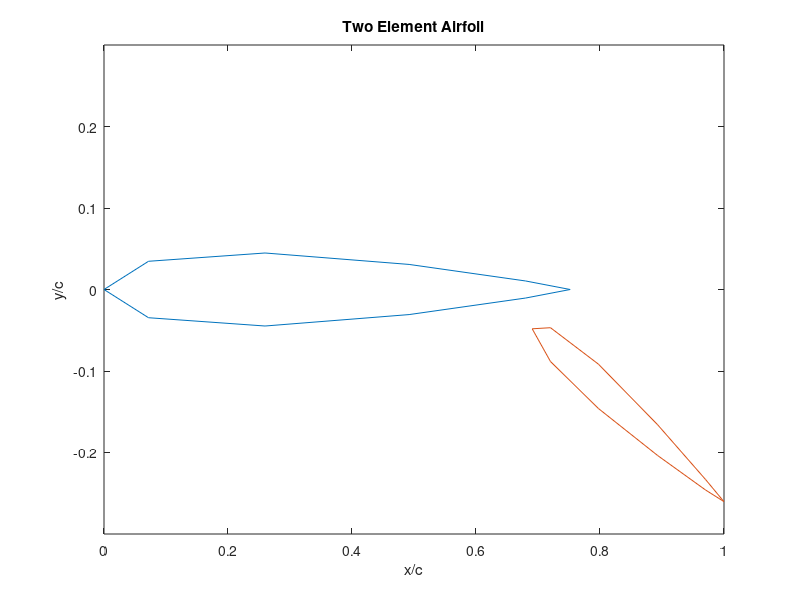
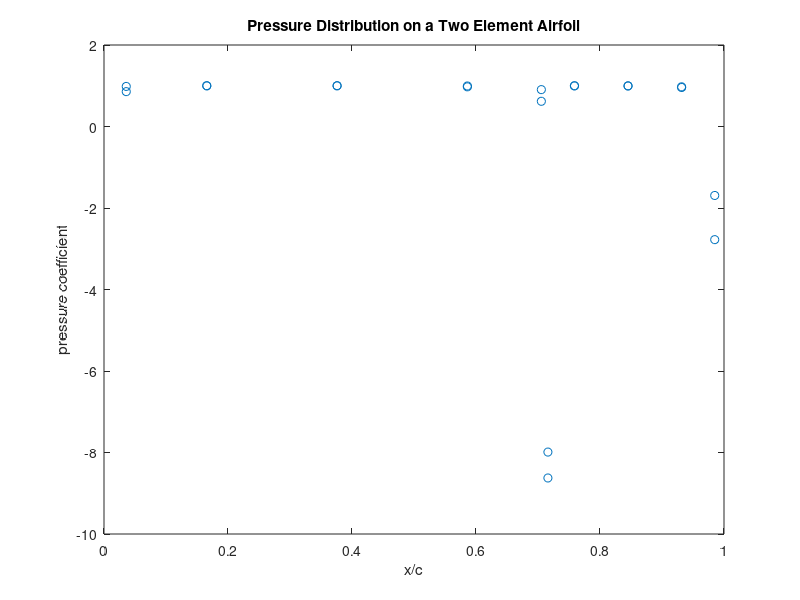

Recreate these plots in MATLAB, in order.
% This script uses a linear strength vortex panel method to find the lift 
% and pressure coefficients on a two element wing. The points are taken 
% from 2008 formula SAE rear wing. This file generates the points for the 
% formula sae wing using the banana airfoil coordinates for both the main 
% element and the flap. 
clc 
clear all 
close all 
% points file goes naturally from leading edge clockwise. We want 
% clockwise, lower trailing edge. 
alpha = 2; %alpha is defined as angle of attack from main element chord line. 
AL = alpha / 57.2958; % get into radians 
ref_length = 1.33; % distance from leading edge of main element to trailing 
 % edge of flap 
 
 % points file, unit length 
x_flap = [1.3297217118151354, 1.2904572302954775, 1.1876614831263712, 1.0605989518274743, 0.95780320465836799, 0.9185387231387101, 0.95780320465836799, 1.0605989518274743, 1.1876614831263712, 1.2904572302954775,1.3297217118151354]
y_flap = [-0.34607115247081488, -0.31009396750223184, -0.22074564599458646, -0.12181764386367, -0.062350878985984071, -0.064121696391919336, -0.11754846462230117, -0.1941909870370957, -0.27092319524055669, -0.32720193772202183,-0.34607115247081488]
x_main = [1.0, 0.90450849718747373, 0.65450849718747373, 0.34549150281252633, 0.09549150281252633, 0.0, 0.095491502812526274, 0.34549150281252622, 0.65450849718747361, 0.90450849718747373,1.0]
y_main = [0.0, 0.013914300349052097, 0.040917400250269027, 0.059574699935282791, 0.046048900461581513, 0.0, -0.046048900461581499, -0.059574699935282797, -0.040917400250269034, -0.013914300349052097,0.0]
x_flap=x_flap';
y_flap=y_flap';
x_main=x_main';
y_main=y_main';
% Establish panel endpoints for each separate element 
 for i = 1:(length(x_flap)-1) 
 flap_PT1(i,1) = x_flap(i,1); 
 flap_PT2(i,1) = x_flap(i+1,1); 
 flap_PT1(i,2) = y_flap(i,1); 
 flap_PT2(i,2) = y_flap(i+1,1); 
end 
 
for i = 1:(length(x_main)-1) 
 main_PT1(i,1) = x_main(i,1); 
 main_PT2(i,1) = x_main(i+1,1); 
 main_PT1(i,2) = y_main(i,1); 
 main_PT2(i,2) = y_main(i+1,1); 
end 
 
M_flap =length(x_flap) - 1; % number of flap panels 
M_main = length(x_main)-1; % number of main element panels 
 
M = M_flap+ M_main; %total number of panels 
N = M+2; 
 
% Find panel angles theta (panel orientation angle) 
for i = 1:M_flap 
 DY_flap = flap_PT2(i,2) - flap_PT1(i,2); 
 DX_flap = flap_PT2(i,1) - flap_PT1(i,1); 
 TH_flap(i) = atan2(DY_flap,DX_flap); 
 DL_flap(i) = sqrt(DX_flap^2 + DY_flap^2); 
end 
 
for i = 1:M_main 
 DY_main = main_PT2(i,2) - main_PT1(i,2); 
 DX_main = main_PT2(i,1) - main_PT1(i,1); 
 TH_main(i) = atan2(DY_main,DX_main); 
 DL_main(i) = sqrt(DX_main^2 + DY_main^2); 
end 
 
% Establish Collocation Points 
for i = 1:M_flap 
 CO_flap(i,1) = (flap_PT2(i,1)-flap_PT1(i,1))/2 + flap_PT1(i,1); 
 CO_flap(i,2) = (flap_PT2(i,2)-flap_PT1(i,2))/2 + flap_PT1(i,2); 
end 
 
for i = 1:M_main 
 CO_main(i,1) = (main_PT2(i,1)-main_PT1(i,1))/2 + main_PT1(i,1); 
 CO_main(i,2) = (main_PT2(i,2)-main_PT1(i,2))/2 + main_PT1(i,2); 
end 
 
% merge all into one set 
% do flap then main 
CO = [CO_flap;CO_main]; 
TH = [TH_flap';TH_main']; 
DL = [DL_flap';DL_main']; 
 
for i = 1:M 
 % determine if we're on flap or main 
 
 if i<=M_flap 
 %we're dealing with a collocation point on the flap 
 for j = 1:M+1 
 if j <= M_flap 
 %we're dealing with both collocation points on flap 
 
 % we find the influence coefficient for a specific collocation 
 % point, i, on each of the pannels, j. Then we move on to the next 
 % collocation point. 
 
 % Convert Collocation Point To Local Panel Coords 
 XT = CO(i,1) - flap_PT1(j,1); 
 YT = CO(i,2) - flap_PT1(j,2); 
 X2T = flap_PT2(j,1) - flap_PT1(j,1); 
 Y2T = flap_PT2(j,2) - flap_PT1(j,2); 
 
 X = XT*cos(TH(j)) + YT*sin(TH(j)); % collocation point 
 Y = -XT*sin(TH(j)) + YT*cos(TH(j)); %collocation point 
 X1 = 0; 
 Y1 = 0; 
 X2 = X2T*cos(TH(j)) + Y2T*sin(TH(j)); 
 Y2 = 0; 
 
 % Find the length of r1,r2,theta1 and theta2 
 R1 = sqrt((X-X1)^2 + (Y-Y1)^2); %length from panel point 1 to collocation point, in panel coords
 R2 = sqrt((X-X2)^2 + (Y-Y2)^2); %length from panel point 2 to collocation point, in panel coords 
 TH1 = atan2(Y-Y1,X-X1); 
 TH2 = atan2(Y-Y2,X-X2); 
 
 if i == j 
 Y = 0; 
 TH1 = 0; 
 end 
 % Compute velocity components as functions of Gamma1 and gamma2. 
 % Velocity of panel j due to collocation point i 
 if i == j 
 U1L = -0.5*(X-X2)/(X2); 
 U2L = 0.5*(X)/(X2); 
 W1L = -0.15916; 
 W2L = 0.15916; 
 else 
 U1L = -(Y*log(R2/R1)+X*(TH2-TH1)-X2*(TH2-TH1))/(6.28319*X2); 
 U2L = (Y*log(R2/R1) + X*(TH2-TH1))/(6.28319*X2); 
 W1L = -((X2-Y*(TH2-TH1)) - X*log(R1/R2) + X2*log(R1/R2))/(6.28319*X2); 
 W2L = ((X2 - Y*(TH2-TH1))-X*log(R1/R2))/(6.28319*X2); 
 end 
 
 % Transform the local velocities into global velocity functions 
 U1 = U1L*cos(-TH(j)) + W1L*sin(-TH(j)); 
 U2 = U2L*cos(-TH(j)) + W2L*sin(-TH(j)); 
 W1 = -U1L*sin(-TH(j)) + W1L*cos(-TH(j)); 
 W2 = -U2L*sin(-TH(j)) + W2L*cos(-TH(j)); 
 
 % Compute the coefficients of gamma in the influence matrix. 
 if j == (1 | (M_flap+1)) 
 A(i,1) = -U1*sin(TH(i)) + W1*cos(TH(i)); 
 HOLDA = -U2*sin(TH(i)) + W2*cos(TH(i)); 
 B(i,1) = U1*cos(TH(i)) + W1*sin(TH(i)); 
 HOLDB = U2*cos(TH(i)) + W2*sin(TH(i)); 
 elseif j== (M_flap) 
 A(i,M_flap) = -U1*sin(TH(i)) + W1*cos(TH(i)) + HOLDA; 
 A(i,M_flap+1) = -U2*sin(TH(i)) + W2*cos(TH(i)); 
 B(i,M_flap) = U1*cos(TH(i)) + W1*sin(TH(i)) + HOLDB; 
 B(i,M_flap+1) = U2*cos(TH(i)) + W2*sin(TH(i)); 
 else 
 A(i,j) = -U1*sin(TH(i)) + W1*cos(TH(i)) + HOLDA; 
 HOLDA = -U2*sin(TH(i)) + W2*cos(TH(i)); 
 B(i,j) = U1*cos(TH(i)) + W1*sin(TH(i)) + HOLDB; 
 HOLDB = U2*cos(TH(i)) + W2*sin(TH(i)); 
 end 
 
 elseif j>(M_flap+1) 
 % collocation point i is on flap, collocation point j is on 
 % main 
 
 % we find the influence coefficient for a specific collocation 
 % point, i, on each of the pannels, j. Then we move on to the next 
 % collocation point. 
 
 % since there are two separate airfoils, point j=M_flap+1 
 % should not be solved for (this is the 2nd edge of the last panel). 
 % During the for loop, any j after 
 % this should be j-1, to reference the correct pannel, except when referring to matrix A. 
 
 % Convert Collocation Point To Local Panel Coords 
 XT = CO(i,1) - main_PT1(j-M_flap-1,1); 
 YT = CO(i,2) - main_PT1(j-M_flap-1,2); 
 X2T = main_PT2(j-M_flap-1,1) - main_PT1(j-M_flap-1,1); 
 Y2T = main_PT2(j-M_flap-1,2) - main_PT1(j-M_flap-1,2); 
 
 X = XT*cos(TH(j-1)) + YT*sin(TH(j-1)); % collocation point 
 Y = -XT*sin(TH(j-1)) + YT*cos(TH(j-1)); %collocation point 
 X1 = 0; 
 Y1 = 0; 
 X2 = X2T*cos(TH(j-1)) + Y2T*sin(TH(j-1)); 
 Y2 = 0; 
 
 % Find the length of r1,r2,theta1 and theta2 
 R1 = sqrt((X-X1)^2 + (Y-Y1)^2); %length from panel point 1 to collocation point, in panel coords 
 R2 = sqrt((X-X2)^2 + (Y-Y2)^2); %length from panel point 2 to collocation point, in panel coords 
 TH1 = atan2(Y-Y1,X-X1); 
 TH2 = atan2(Y-Y2,X-X2); 
 
 if i == j-1 
 Y = 0; 
 TH1 = 0; 
 end 
 % Compute velocity components as functions of Gamma1 and gamma2. 
 % Velocity of panel j due to collocation point i 
 if i == j-1 
 U1L = -0.5*(X-X2)/(X2); 
 U2L = 0.5*(X)/(X2); 
 W1L = -0.15916; 
 W2L = 0.15916; 
 else 
 U1L = -(Y*log(R2/R1)+X*(TH2-TH1)-X2*(TH2-TH1))/(6.28319*X2); 
 U2L = (Y*log(R2/R1) + X*(TH2-TH1))/(6.28319*X2); 
 W1L = -((X2-Y*(TH2-TH1)) - X*log(R1/R2) + X2*log(R1/R2))/(6.28319*X2); 
 W2L = ((X2 - Y*(TH2-TH1))-X*log(R1/R2))/(6.28319*X2); 
 end 
 
% Transform the local velocities into global velocity functions 
 U1 = U1L*cos(-TH(j-1)) + W1L*sin(-TH(j-1)); 
 U2 = U2L*cos(-TH(j-1)) + W2L*sin(-TH(j-1)); 
 W1 = -U1L*sin(-TH(j-1)) + W1L*cos(-TH(j-1)); 
 W2 = -U2L*sin(-TH(j-1)) + W2L*cos(-TH(j-1)); 
 
 % Compute the coefficients of gamma in the influence matrix. 
 if j == ( (M_flap+2)) 
 A(i,M_flap+2) = -U1*sin(TH(i)) + W1*cos(TH(i)); 
 HOLDA = -U2*sin(TH(i)) + W2*cos(TH(i)); 
 B(i,M_flap+2) = U1*cos(TH(i)) + W1*sin(TH(i)); 
 HOLDB = U2*cos(TH(i)) + W2*sin(TH(i)); 
 elseif j== ( M+1) 
 A(i,M+1) = -U1*sin(TH(i)) + W1*cos(TH(i)) + HOLDA; 
 A(i,N) = -U2*sin(TH(i)) + W2*cos(TH(i)); 
 B(i,M+1) = U1*cos(TH(i)) + W1*sin(TH(i)) + HOLDB; 
 B(i,N) = U2*cos(TH(i)) + W2*sin(TH(i)); 
 else 
 A(i,j) = -U1*sin(TH(i)) + W1*cos(TH(i)) + HOLDA; 
 HOLDA = -U2*sin(TH(i)) + W2*cos(TH(i)); 
 B(i,j) = U1*cos(TH(i)) + W1*sin(TH(i)) + HOLDB; 
 HOLDB = U2*cos(TH(i)) + W2*sin(TH(i)); 
 end 
 else 
     end 
 end 
 A(i,N+1) = cos(AL)*sin(TH(i))-sin(AL)*cos(TH(i)); 
 
 else 
 %we're dealing with a collocation point on the main 
 for j = 1:M+1 
 if j <= M_flap 
 % CO point i is on main, CO point j is on flap 
 
 % we find the influence coefficient for a specific collocation 
 % point, i, on each of the pannels, j. Then we move on to the next 
 % collocation point. 
 
 % Convert Collocation Point To Local Panel Coords 
 XT = CO(i,1) - flap_PT1(j,1); 
 YT = CO(i,2) - flap_PT1(j,2); 
 X2T = flap_PT2(j,1) - flap_PT1(j,1); 
 Y2T = flap_PT2(j,2) - flap_PT1(j,2); 
 
 X = XT*cos(TH(j)) + YT*sin(TH(j)); % collocation point 
 Y = -XT*sin(TH(j)) + YT*cos(TH(j)); %collocation point 
 X1 = 0; 
 Y1 = 0; 
 X2 = X2T*cos(TH(j)) + Y2T*sin(TH(j)); 
 Y2 = 0; 
 
 % Find the length of r1,r2,theta1 and theta2 
 R1 = sqrt((X-X1)^2 + (Y-Y1)^2); %length from panel point 1 to collocation point, in panel coords 
 R2 = sqrt((X-X2)^2 + (Y-Y2)^2); %length from panel point 2 to collocation point, in panel coords 
 TH1 = atan2(Y-Y1,X-X1); 
 TH2 = atan2(Y-Y2,X-X2); 
 
 if i == j 
 Y = 0; 
 TH1 = 0; 
 end 
% Compute velocity components as functions of Gamma1 and gamma2. 
 % Velocity of panel j due to collocation point i 
 if i == j 
 U1L = -0.5*(X-X2)/(X2); 
 U2L = 0.5*(X)/(X2); 
 W1L = -0.15916; 
 W2L = 0.15916; 
 else 
 U1L = -(Y*log(R2/R1)+X*(TH2-TH1)-X2*(TH2-TH1))/(6.28319*X2); 
 U2L = (Y*log(R2/R1) + X*(TH2-TH1))/(6.28319*X2); 
 W1L = -((X2-Y*(TH2-TH1)) - X*log(R1/R2) + X2*log(R1/R2))/(6.28319*X2); 
 W2L = ((X2 - Y*(TH2-TH1))-X*log(R1/R2))/(6.28319*X2); 
 end 
 
 % Transform the local velocities into global velocity functions 
 U1 = U1L*cos(-TH(j)) + W1L*sin(-TH(j)); 
 U2 = U2L*cos(-TH(j)) + W2L*sin(-TH(j)); 
 W1 = -U1L*sin(-TH(j)) + W1L*cos(-TH(j)); 
 W2 = -U2L*sin(-TH(j)) + W2L*cos(-TH(j)); 
 
 % Compute the coefficients of gamma in the influence matrix. 
 if j == (1) 
 A(i,1) = -U1*sin(TH(i)) + W1*cos(TH(i)); 
 HOLDA = -U2*sin(TH(i)) + W2*cos(TH(i)); 
 B(i,1) = U1*cos(TH(i)) + W1*sin(TH(i)); 
 HOLDB = U2*cos(TH(i)) + W2*sin(TH(i)); 
 elseif j== (M_flap) 
 A(i,M_flap) = -U1*sin(TH(i)) + W1*cos(TH(i)) + HOLDA; 
 A(i,M_flap+1) = -U2*sin(TH(i)) + W2*cos(TH(i)); 
 B(i,M_flap) = U1*cos(TH(i)) + W1*sin(TH(i)) + HOLDB; 
 B(i,M_flap+1) = U2*cos(TH(i)) + W2*sin(TH(i)); 
 else 
 A(i,j) = -U1*sin(TH(i)) + W1*cos(TH(i)) + HOLDA; 
 HOLDA = -U2*sin(TH(i)) + W2*cos(TH(i)); 
 B(i,j) = U1*cos(TH(i)) + W1*sin(TH(i)) + HOLDB; 
 HOLDB = U2*cos(TH(i)) + W2*sin(TH(i)); 
 end 
 elseif j>(M_flap+1) 
 % collocation point i is on main, collocation point j is on 
 % main 
 
 % we find the influence coefficient for a specific collocation 
 % point, i, on each of the pannels, j. Then we move on to the next 
 % collocation point. 
 
 % since there are two separate airfoils, point j=M_flap+1 
 % should not be solved for (this is the 2nd edge of the last panel). 
 % During the for loop, any j after 
 % this should be j-1, to reference the correct pannel, except when referring to matrix A. 
 
 % Convert Collocation Point To Local Panel Coords 
 XT = CO(i,1) - main_PT1(j-M_flap-1,1); 
 YT = CO(i,2) - main_PT1(j-M_flap-1,2); 
 X2T = main_PT2(j-M_flap-1,1) - main_PT1(j-M_flap-1,1); 
 Y2T = main_PT2(j-M_flap-1,2) - main_PT1(j-M_flap-1,2); 
 
 X = XT*cos(TH(j-1)) + YT*sin(TH(j-1)); % collocation point 
 Y = -XT*sin(TH(j-1)) + YT*cos(TH(j-1)); %collocation point 
 X1 = 0; 
 Y1 = 0; 
 X2 = X2T*cos(TH(j-1)) + Y2T*sin(TH(j-1)); 
 Y2 = 0; 
 
 % Find the length of r1,r2,theta1 and theta2 
 R1 = sqrt((X-X1)^2 + (Y-Y1)^2); %length from panel point 1 to collocation point, in panel coords 
 R2 = sqrt((X-X2)^2 + (Y-Y2)^2); %length from panel point 2 to collocation point, in panel coords 
 TH1 = atan2(Y-Y1,X-X1); 
 TH2 = atan2(Y-Y2,X-X2); 
 
 if i == j-1 
 Y = 0; 
TH1 = 0; 
 end 
 % Compute velocity components as functions of Gamma1 and gamma2. 
 % Velocity of panel j due to collocation point i 
 if i == j-1 
 U1L = -0.5*(X-X2)/(X2); 
 U2L = 0.5*(X)/(X2); 
 W1L = -0.15916; 
 W2L = 0.15916; 
 else 
 U1L = -(Y*log(R2/R1)+X*(TH2-TH1)-X2*(TH2-TH1))/(6.28319*X2); 
 U2L = (Y*log(R2/R1) + X*(TH2-TH1))/(6.28319*X2); 
 W1L = -((X2-Y*(TH2-TH1)) - X*log(R1/R2) + X2*log(R1/R2))/(6.28319*X2); 
 W2L = ((X2 - Y*(TH2-TH1))-X*log(R1/R2))/(6.28319*X2); 
 end 
 
 % Transform the local velocities into global velocity functions 
 U1 = U1L*cos(-TH(j-1)) + W1L*sin(-TH(j-1)); 
 U2 = U2L*cos(-TH(j-1)) + W2L*sin(-TH(j-1)); 
 W1 = -U1L*sin(-TH(j-1)) + W1L*cos(-TH(j-1)); 
 W2 = -U2L*sin(-TH(j-1)) + W2L*cos(-TH(j-1)); 
 
 % Compute the coefficients of gamma in the influence matrix. 
 if j == ( (M_flap+2)) 
 A(i,M_flap+2) = -U1*sin(TH(i)) + W1*cos(TH(i)); 
 HOLDA = -U2*sin(TH(i)) + W2*cos(TH(i)); 
 B(i,M_flap+2) = U1*cos(TH(i)) + W1*sin(TH(i)); 
 HOLDB = U2*cos(TH(i)) + W2*sin(TH(i)); 
 elseif j== M+1 
 A(i,M+1) = -U1*sin(TH(i)) + W1*cos(TH(i)) + HOLDA; 
 A(i,N) = -U2*sin(TH(i)) + W2*cos(TH(i)); 
 B(i,M+1) = U1*cos(TH(i)) + W1*sin(TH(i)) + HOLDB; 
 B(i,N) = U2*cos(TH(i)) + W2*sin(TH(i)); 
 else 
 A(i,j) = -U1*sin(TH(i)) + W1*cos(TH(i)) + HOLDA; 
 HOLDA = -U2*sin(TH(i)) + W2*cos(TH(i)); 
 B(i,j) = U1*cos(TH(i)) + W1*sin(TH(i)) + HOLDB; 
 HOLDB = U2*cos(TH(i)) + W2*sin(TH(i)); 
 end 
 else 
 end 
 end 
 A(i,N+1) = cos(AL)*sin(TH(i))-sin(AL)*cos(TH(i)); 
 
 end 
end 
 
 % Add both kutta conditions. Be careful of where the ones are. 
 % matrix columns M_flap+1 and M+2 are the last edges of the airfoil. 
 
%flap 
A(N-1,1) = 1; 
A(N-1,M_flap+1) = 1; 
%main 
A(N,M_flap+2) = 1; 
A(N,N) = 1; 
 
R = rref(A); % solve 
G = R(:,N+1); 
CL = 0; 
% calculate variables of interest 
for i = 1:M 
 VEL = 0; 
 for j = 1:N 
 VEL = VEL + B(i,j)*G(j); 
 end 
 V = VEL + cos(AL)*cos(TH(i)) + sin(AL)*sin(TH(i)); 
 CP(i) = 1-V^2; 
 CL = CL + -1.*CP(i)*(cos(AL)*cos(TH(i)) + sin(AL)*sin(TH(i)))*DL(i); 
end 
CP = CP'; 
disp(CP);
% report values of interest 
CL = CL/ref_length % varies based on ref. length definition
unitxm = x_main(:,1)./ref_length; 
unitxf = x_flap(:,1)./ref_length; 
unitym = y_main(:,1)./ref_length; 
unityf = y_flap(:,1)./ref_length; 
figure 
plot(unitxm, unitym) 
title('Two Element Airfoil') 
hold on 
plot(unitxf,unityf) 
xlabel('x/c') 
ylabel('y/c') 
axis([0 1 -.3 .3]) 
 
figure 
plot(CO(:,1)./ref_length,CP,'o') 
title('Pressure Distribution on a Two Element Airfoil') 
xlabel('x/c') 
ylabel('pressure coefficient')